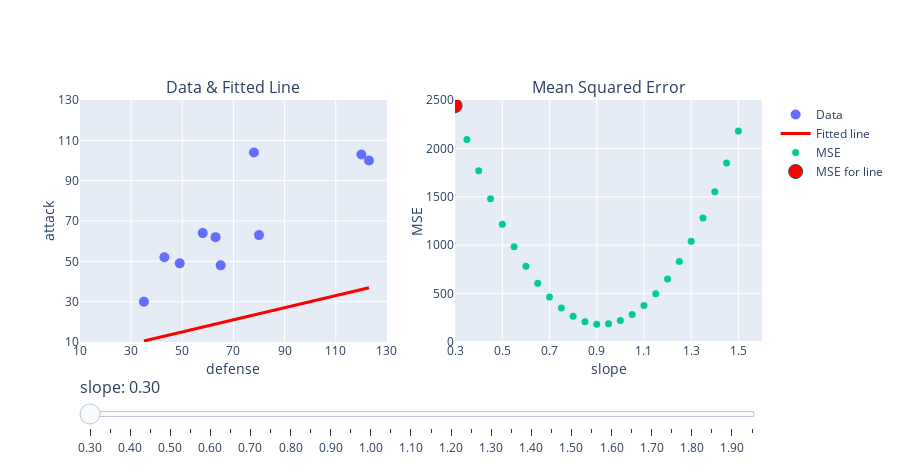

Notebook source saved alongside this figure:
### Code cell
plot_grid_search(x,y,w_1,mean_squared_error)

### Figure 1 — Plotly figure (JSON) as saved in the notebook; plotly's stock layout.template omitted (floating-point values rounded to 4 significant figures)
{"data": [{"marker": {"size": 10}, "mode": "markers", "name": "Data", "type": "scatter", "x": [35, 43, 49, 58, 63, 65, 78, 80, 120, 123], "xaxis": "x", "y": [30, 52, 49, 64, 62, 48, 104, 63, 103, 100], "yaxis": "y"}, {"line": {"color": "red", "width": 3}, "mode": "lines", "name": "Fitted line", "type": "scatter", "x": [35, 43, 49, 58, 63, 65, 78, 80, 120, 123], "xaxis": "x", "y": [10.5, 12.9, 14.7, 17.4, 18.9, 19.5, 23.4, 24, 36, 36.9], "yaxis": "y"}, {"marker": {"size": 7}, "mode": "markers", "name": "MSE", "type": "scatter", "x": [0.3, 0.35, 0.4, 0.45, 0.5, 0.55, 0.6, 0.65, 0.7, 0.75, 0.8, 0.85, 0.9, 0.95, 1.0, 1.05, 1.1, 1.15, 1.2, 1.25, 1.3, 1.35, 1.4, 1.45, 1.5, 1.55, 1.6, 1.65, 1.7, 1.75, 1.8, 1.85, 1.9, 1.95], "xaxis": "x2", "y": [2441.0, 2091.0, 1770.0, 1479.0, 1217.0, 984.4, 781.5, 608.2, 464.4, 350.1, 265.3, 210.1, 184.4, 188.2, 221.5, 284.4, 376.7, 498.6, 650.0, 831.0, 1041.0, 1281.0, 1551.0, 1850.0, 2179.0, 2537.0, 2924.0, 3341.0, 3788.0, 4264.0, 4770.0, 5305.0, 5870.0, 6464.0], "yaxis": "y2"}, {"line": {"color": "red"}, "marker": {"line": {"color": "DarkSlateGrey", "width": 1}, "size": 14}, "mode": "markers", "name": "MSE for line", "type": "scatter", "x": [0.3], "xaxis": "x2", "y": [2441.0], "yaxis": "y2"}], "layout": {"annotations": [{"font": {"size": 16}, "showarrow": false, "text": "Data & Fitted Line", "x": 0.225, "xanchor": "center", "xref": "paper", "y": 1, "yanchor": "bottom", "yref": "paper"}, {"font": {"size": 16}, "showarrow": false, "text": "Mean Squared Error", "x": 0.775, "xanchor": "center", "xref": "paper", "y": 1, "yanchor": "bottom", "yref": "paper"}], "height": 475, "sliders": [{"currentvalue": {"font": {"size": 16}, "prefix": "slope: ", "visible": true}, "pad": {"b": 10, "t": 30}, "steps": [{"args": [["0.30"], {"frame": {"duration": 0, "easing": "linear", "redraw": false}, "transition": {"duration": 0, "easing": "linear"}}], "label": "0.30", "method": "animate"}, {"args": [["0.35"], {"frame": {"duration": 0, "easing": "linear", "redraw": false}, "transition": {"duration": 0, "easing": "linear"}}], "label": "0.35", "method": "animate"}, {"args": [["0.40"], {"frame": {"duration": 0, "easing": "linear", "redraw": false}, "transition": {"duration": 0, "easing": "linear"}}], "label": "0.40", "method": "animate"}, {"args": [["0.45"], {"frame": {"duration": 0, "easing": "linear", "redraw": false}, "transition": {"duration": 0, "easing": "linear"}}], "label": "0.45", "method": "animate"}, {"args": [["0.50"], {"frame": {"duration": 0, "easing": "linear", "redraw": false}, "transition": {"duration": 0, "easing": "linear"}}], "label": "0.50", "method": "animate"}, {"args": [["0.55"], {"frame": {"duration": 0, "easing": "linear", "redraw": false}, "transition": {"duration": 0, "easing": "linear"}}], "label": "0.55", "method": "animate"}, {"args": [["0.60"], {"frame": {"duration": 0, "easing": "linear", "redraw": false}, "transition": {"duration": 0, "easing": "linear"}}], "label": "0.60", "method": "animate"}, {"args": [["0.65"], {"frame": {"duration": 0, "easing": "linear", "redraw": false}, "transition": {"duration": 0, "easing": "linear"}}], "label": "0.65", "method": "animate"}, {"args": [["0.70"], {"frame": {"duration": 0, "easing": "linear", "redraw": false}, "transition": {"duration": 0, "easing": "linear"}}], "label": "0.70", "method": "animate"}, {"args": [["0.75"], {"frame": {"duration": 0, "easing": "linear", "redraw": false}, "transition": {"duration": 0, "easing": "linear"}}], "label": "0.75", "method": "animate"}, {"args": [["0.80"], {"frame": {"duration": 0, "easing": "linear", "redraw": false}, "transition": {"duration": 0, "easing": "linear"}}], "label": "0.80", "method": "animate"}, {"args": [["0.85"], {"frame": {"duration": 0, "easing": "linear", "redraw": false}, "transition": {"duration": 0, "easing": "linear"}}], "label": "0.85", "method": "animate"}, {"args": [["0.90"], {"frame": {"duration": 0, "easing": "linear", "redraw": false}, "transition": {"duration": 0, "easing": "linear"}}], "label": "0.90", "method": "animate"}, {"args": [["0.95"], {"frame": {"duration": 0, "easing": "linear", "redraw": false}, "transition": {"duration": 0, "easing": "linear"}}], "label": "0.95", "method": "animate"}, {"args": [["1.00"], {"frame": {"duration": 0, "easing": "linear", "redraw": false}, "transition": {"duration": 0, "easing": "linear"}}], "label": "1.00", "method": "animate"}, {"args": [["1.05"], {"frame": {"duration": 0, "easing": "linear", "redraw": false}, "transition": {"duration": 0, "easing": "linear"}}], "label": "1.05", "method": "animate"}, {"args": [["1.10"], {"frame": {"duration": 0, "easing": "linear", "redraw": false}, "transition": {"duration": 0, "easing": "linear"}}], "label": "1.10", "method": "animate"}, {"args": [["1.15"], {"frame": {"duration": 0, "easing": "linear", "redraw": false}, "transition": {"duration": 0, "easing": "linear"}}], "label": "1.15", "method": "animate"}, {"args": [["1.20"], {"frame": {"duration": 0, "easing": "linear", "redraw": false}, "transition": {"duration": 0, "easing": "linear"}}], "label": "1.20", "method": "animate"}, {"args": [["1.25"], {"frame": {"duration": 0, "easing": "linear", "redraw": false}, "transition": {"duration": 0, "easing": "linear"}}], "label": "1.25", "method": "animate"}, {"args": [["1.30"], {"frame": {"duration": 0, "easing": "linear", "redraw": false}, "transition": {"duration": 0, "easing": "linear"}}], "label": "1.30", "method": "animate"}, {"args": [["1.35"], {"frame": {"duration": 0, "easing": "linear", "redraw": false}, "transition": {"duration": 0, "easing": "linear"}}], "label": "1.35", "method": "animate"}, {"args": [["1.40"], {"frame": {"duration": 0, "easing": "linear", "redraw": false}, "transition": {"duration": 0, "easing": "linear"}}], "label": "1.40", "method": "animate"}, {"args": [["1.45"], {"frame": {"duration": 0, "easing": "linear", "redraw": false}, "transition": {"duration": 0, "easing": "linear"}}], "label": "1.45", "method": "animate"}, {"args": [["1.50"], {"frame": {"duration": 0, "easing": "linear", "redraw": false}, "transition": {"duration": 0, "easing": "linear"}}], "label": "1.50", "method": "animate"}, {"args": [["1.55"], {"frame": {"duration": 0, "easing": "linear", "redraw": false}, "transition": {"duration": 0, "easing": "linear"}}], "label": "1.55", "method": "animate"}, {"args": [["1.60"], {"frame": {"duration": 0, "easing": "linear", "redraw": false}, "transition": {"duration": 0, "easing": "linear"}}], "label": "1.60", "method": "animate"}, {"args": [["1.65"], {"frame": {"duration": 0, "easing": "linear", "redraw": false}, "transition": {"duration": 0, "easing": "linear"}}], "label": "1.65", "method": "animate"}, {"args": [["1.70"], {"frame": {"duration": 0, "easing": "linear", "redraw": false}, "transition": {"duration": 0, "easing": "linear"}}], "label": "1.70", "method": "animate"}, {"args": [["1.75"], {"frame": {"duration": 0, "easing": "linear", "redraw": false}, "transition": {"duration": 0, "easing": "linear"}}], "label": "1.75", "method": "animate"}, {"args": [["1.80"], {"frame": {"duration": 0, "easing": "linear", "redraw": false}, "transition": {"duration": 0, "easing": "linear"}}], "label": "1.80", "method": "animate"}, {"args": [["1.85"], {"frame": {"duration": 0, "easing": "linear", "redraw": false}, "transition": {"duration": 0, "easing": "linear"}}], "label": "1.85", "method": "animate"}, {"args": [["1.90"], {"frame": {"duration": 0, "easing": "linear", "redraw": false}, "transition": {"duration": 0, "easing": "linear"}}], "label": "1.90", "method": "animate"}, {"args": [["1.95"], {"frame": {"duration": 0, "easing": "linear", "redraw": false}, "transition": {"duration": 0, "easing": "linear"}}], "label": "1.95", "method": "animate"}]}], "width": 900, "xaxis": {"anchor": "y", "domain": [0, 0.45], "dtick": 20, "range": [10, 130], "tick0": 10, "title": {"standoff": 0, "text": "defense"}}, "xaxis2": {"anchor": "y2", "domain": [0.55, 1], "dtick": 0.2, "range": [0.3, 1.6], "tick0": 0.3, "title": {"standoff": 0, "text": "slope"}}, "yaxis": {"anchor": "x", "domain": [0, 1], "dtick": 20, "range": [10, 130], "tick0": 10, "title": {"standoff": 0, "text": "attack"}}, "yaxis2": {"anchor": "x2", "domain": [0, 1], "range": [0, 2500], "title": {"standoff": 0, "text": "MSE"}}}}
